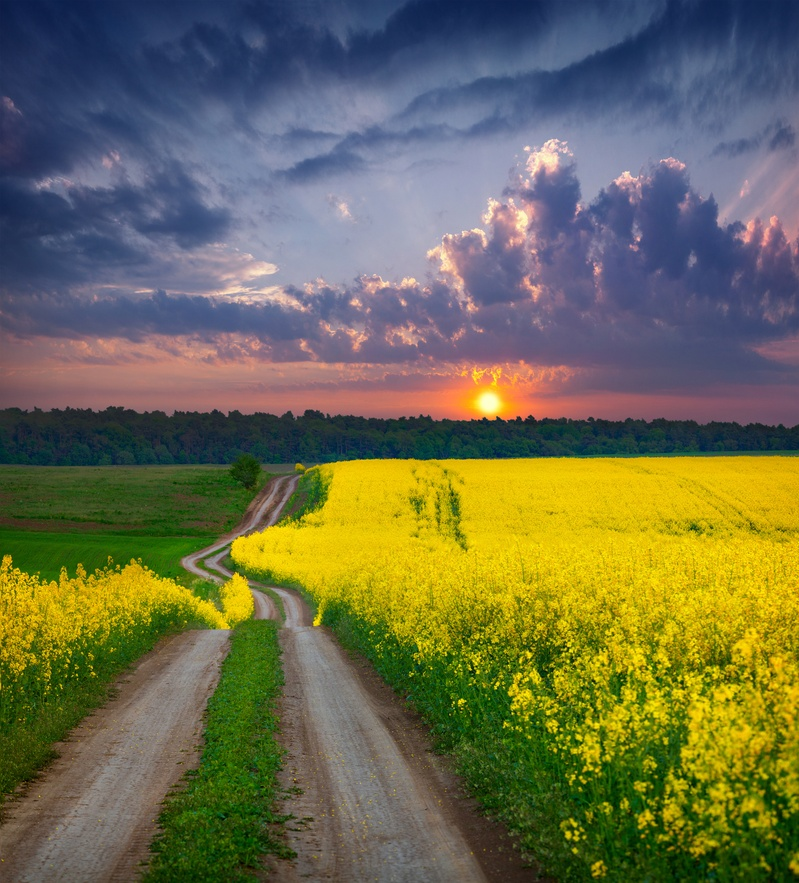
#> input picture CLASE11032026/filtrobayer/imagen.jpg, 799 x 883 px, shrunk from 1345 x 1486 before the run, found by its file name
$ jupyter execute umbralizaciones.ipynb
#> lines starting #> are read from the running program, lines starting #| are printed output that depends on the picture
umbralizaciones binaria y binaria inversa

[cell 1]
import cv2
import matplotlib.pyplot as plt
imagen = cv2.imread('imagen.jpg')#lee en escalas de grises
#> imagen is the input picture: shape (883, 799, 3); mean B, G, R 76.8, 108.3, 108.5
#umbralizacion binaria
_, umbral_binario = cv2.threshold(imagen, 200, 255, cv2.THRESH_BINARY)
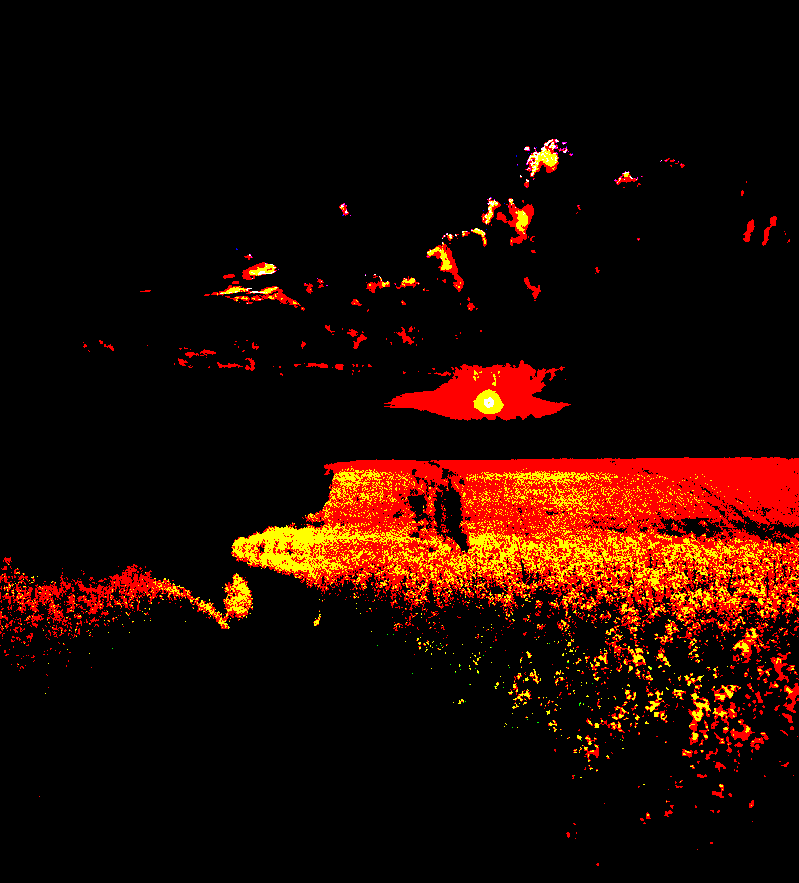
#> umbral_binario: shape (883, 799, 3); mean B, G, R 0.3, 8.7, 33.2
_, umbral_binaria_inv = cv2.threshold(imagen, 100, 255, cv2.THRESH_BINARY_INV)
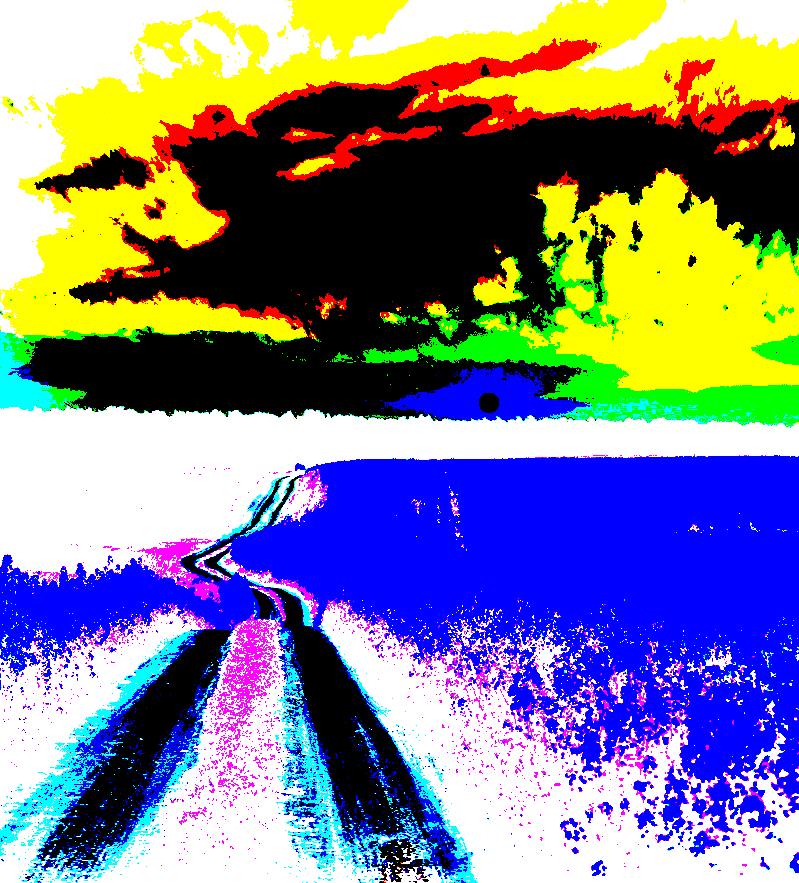
#> umbral_binaria_inv: shape (883, 799, 3); mean B, G, R 143.6, 129.1, 127.8

plt.figure(figsize=(10, 5))
plt.subplot(1, 3, 1)
plt.imshow(imagen, cmap='gray')
plt.title('Imagen Original')

plt.subplot(1, 3, 2)
plt.imshow(umbral_binario, cmap='gray')
plt.title('Umbral Binario')

plt.subplot(1, 3, 3)
plt.imshow(umbral_binaria_inv, cmap='gray')
plt.title('Umbral Binario Invertido')
plt.show()
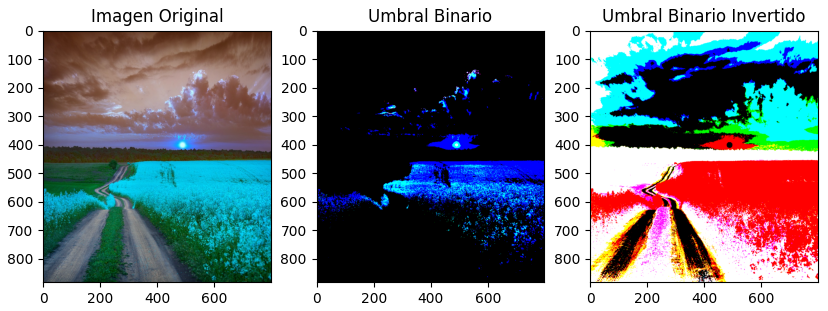
#> figure drawn by matplotlib, 3 panels; B, G, R data is drawn as R, G, B
